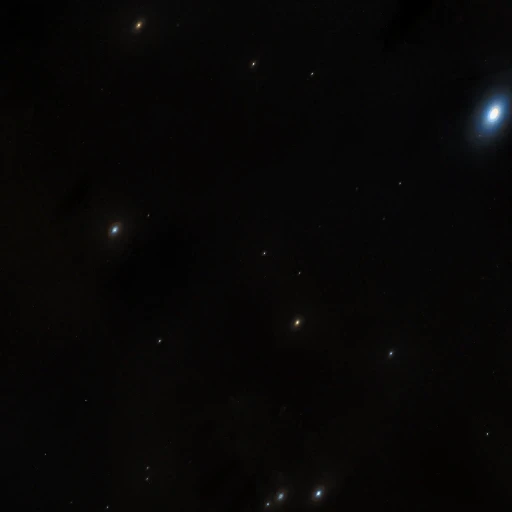
#> input picture apps/skydata/surveys/dss/Norder3/Dir0/Npix167.webp, 512 x 512 px; its folder holds only this picture in this run
$ python compute-tile-scores.py
#> lines starting #> are read from the running program, lines starting #| are printed output that depends on the picture
#> in main, img is the input picture: shape (512, 512, 3); mean R, G, B 7.4, 6.6, 6
### tools/clean_dss/background.py
import numpy as np
import cv2

CELL = 16
GRID = 512 // CELL            # 32
PCT  = 25                     # low percentile => star (bright outlier) robust

def coarse_bg(img_uint8, cell=CELL, pct=PCT):
    """Per-channel star-robust coarse background, shape (GRID,GRID,3) float32."""
#> called with cell = 16, pct = 25
    img = img_uint8.astype(np.float32)
    h = (img.shape[0] // cell) * cell
#> h = 512
    w = (img.shape[1] // cell) * cell
#> w = 512
    gh, gw = h // cell, w // cell
#> gh = 32; gw = 32
    v = img[:h, :w].reshape(gh, cell, gw, cell, 3)
    return np.percentile(v, pct, axis=(1, 3)).astype(np.float32)

# [6 lines left out: function upsample_smooth, not called in this run]

### tools/compute-tile-scores.py
#!/usr/bin/env python3
"""Compute a rough 'block-likelihood' score for every order-3 DSS tile, to ORDER the
visual tile-picker (candidates first). The score is a scan aid, NOT a detector: it
surfaces tiles with strong straight-edge/colour structure (plate blocks AND real
galaxies/nebulae) so the human eye can confirm blocks and skip the rest.

Writes apps/skymap-web/public/tile-scores.json: {npix: score} for Norder3.
"""
import json
import os
import sys
import glob
import numpy as np
from PIL import Image

ROOT = os.path.dirname(os.path.dirname(os.path.abspath(__file__)))
sys.path.insert(0, ROOT)
from tools.clean_dss.background import coarse_bg

DSS = os.path.join(ROOT, "apps", "skymap-web", "public", "skydata", "surveys", "dss")
OUT = os.path.join(ROOT, "apps", "skymap-web", "public", "tile-scores.json")


def _robust_poly(z, deg=2, iters=3):
    g = z.shape[0]
    ys, xs = np.mgrid[0:g, 0:g].astype(np.float64)
    xs = (xs / (g - 1)) * 2 - 1
    ys = (ys / (g - 1)) * 2 - 1
    terms = [xs ** i * ys ** j for i in range(deg + 1) for j in range(deg + 1 - i)]
    A = np.stack([t.ravel() for t in terms], 1)
    b = z.ravel()
    w = np.ones_like(b)
    for _ in range(iters):
        c, *_ = np.linalg.lstsq(A * w[:, None], b * w, rcond=None)
        r = b - A @ c
        s = 1.4826 * np.median(np.abs(r - np.median(r))) + 1e-6
        w = (np.abs(r) < 2.5 * s).astype(float)
    return (A @ c).reshape(g, g)


def block_score(img):
    """Best straight-line split of the star-robust coarse background: combined
    luminance+chroma residual gap between the two half-planes, favouring low
    within-region scatter (a clean straight step)."""
    bg = coarse_bg(img)
    g = bg.shape[0]
#> g = 32
    R, G, B = bg[..., 0], bg[..., 1], bg[..., 2]
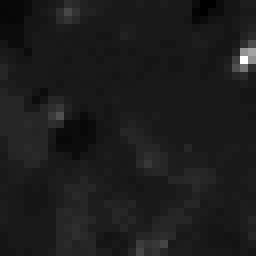
#> R: shape (32, 32) float32 (shown 8 times larger); min 0, max 60, mean 6.7; drawn with min black and max white
    lum = bg.mean(2)
    s = R + G + B + 1e-3
    feats = [lum, (R - G) / np.sqrt(s) * 8, (B - G) / np.sqrt(s) * 8]  # lum + scaled chroma
    Rs = [f - _robust_poly(f) for f in feats]
#> Rs = 3 items
    ys, xs = np.mgrid[0:g, 0:g].astype(np.float32)
    best = 0.0
    for th in range(0, 180, 10):
        t = np.deg2rad(th)
        proj = xs * np.cos(t) + ys * np.sin(t)
        for q in np.linspace(0.3, 0.7, 7):
            rho = np.quantile(proj, q)
            side = proj > rho
            if side.sum() < 8 or (~side).sum() < 8:
                continue
            gap = sum(abs(Rr[side].mean() - Rr[~side].mean()) for Rr in Rs)
            within = max(max(Rr[side].std(), Rr[~side].std()) for Rr in Rs)
            score = gap / (within + 0.5)
            best = max(best, float(score))
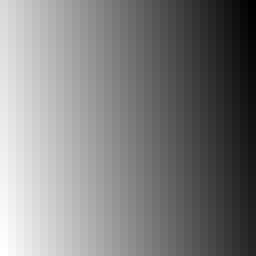
#> proj: shape (32, 32) float32 (shown 8 times larger); min -30.53, max 5.38, mean -12.57; drawn with min black and max white
    return round(best, 3)


def main():
    tiles = sorted(glob.glob(f"{DSS}/Norder3/Dir0/*.webp"),
                   key=lambda p: int(os.path.basename(p)[4:-5]))
    scores = {}
    for i, p in enumerate(tiles):
        n = int(os.path.basename(p)[4:-5])
        img = np.asarray(Image.open(p).convert("RGB"))
        scores[n] = block_score(img)
        if (i + 1) % 96 == 0:
            print(f"  {i + 1}/{len(tiles)} scored")
    with open(OUT, "w") as f:
        json.dump(scores, f)
    hi = sorted(scores.items(), key=lambda kv: -kv[1])[:15]
#> hi = [(167, 0.315)]
    print(f"wrote {len(scores)} scores -> {OUT}")
#| wrote 1 scores -> apps/skymap-web/public/tile-scores.json
    print("top 15 by score:", [f"{n}:{s}" for n, s in hi])
#| top 15 by score: ['167:0.315']


if __name__ == "__main__":
    main()

$ run again, on apps/skydata/surveys/dss/Norder3/Dir0/Npix243.webp
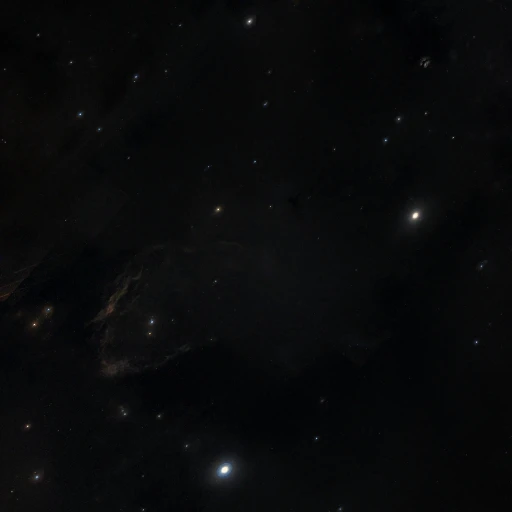
#> input picture apps/skydata/surveys/dss/Norder3/Dir0/Npix243.webp, 512 x 512 px
#> in main, img is the input picture: shape (512, 512, 3); mean R, G, B 8.7, 9.8, 10.5
#> in block_score, `R, G, B = bg[..., 0], bg[..., 1], bg[..., 2]`:
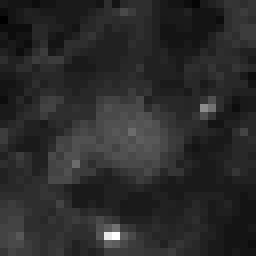
#> B: shape (32, 32) float32 (shown 8 times larger); min 3, max 41, mean 9.4; drawn with min black and max white
#> in block_score, `s = R + G + B + 1e-3`:
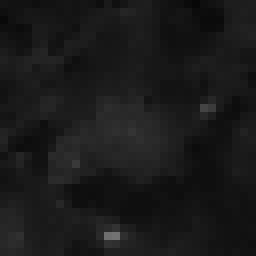
#> s: shape (32, 32) float32 (shown 8 times larger); min 7.5, max 114, mean 25.8
#> Rs = 3 items
#> hi = [(243, 0.316)]
#| wrote 1 scores -> apps/skymap-web/public/tile-scores.json
#| top 15 by score: ['243:0.316']

$ run again, on apps/skydata/surveys/dss/Norder3/Dir0/Npix247.webp
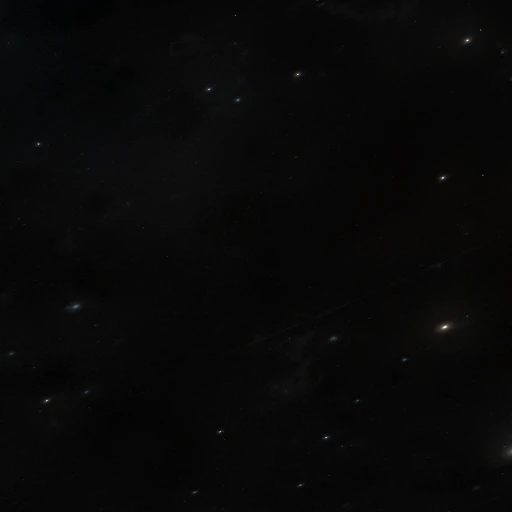
#> input picture apps/skydata/surveys/dss/Norder3/Dir0/Npix247.webp, 512 x 512 px
#> in main, img is the input picture: shape (512, 512, 3); mean R, G, B 8.1, 8.2, 7.9
#> in coarse_bg, `return np.percentile(v, pct, axis=(1, 3)).astype(np.float32)`:
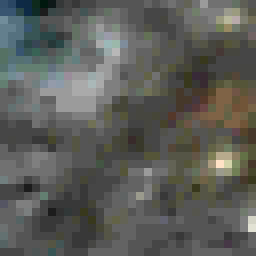
#> returned value: shape (32, 32, 3) float32 (shown 8 times larger); mean of channels 0, 1, 2 7.5, 7.58, 7.26; drawn with min black and max white
#> in block_score, `R, G, B = bg[..., 0], bg[..., 1], bg[..., 2]`:
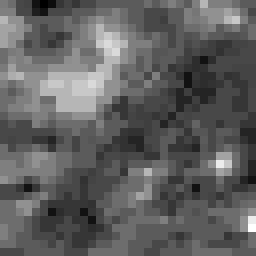
#> B: shape (32, 32) float32 (shown 8 times larger); min 2, max 16, mean 7.26; drawn with min black and max white
#> Rs = 3 items
#> hi = [(247, 0.55)]
#| wrote 1 scores -> apps/skymap-web/public/tile-scores.json
#| top 15 by score: ['247:0.55']

$ run again, on apps/skydata/surveys/dss/Norder3/Dir0/Npix258.webp
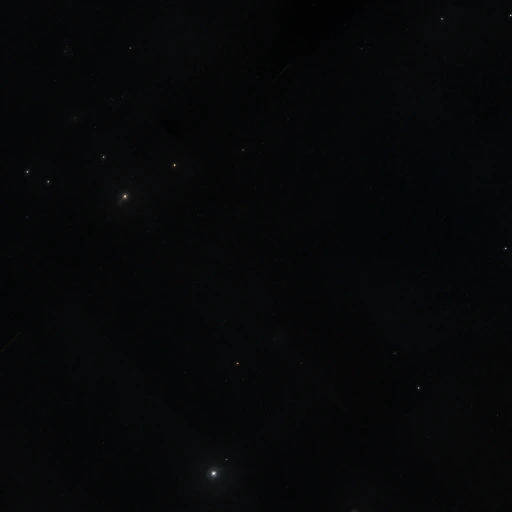
#> input picture apps/skydata/surveys/dss/Norder3/Dir0/Npix258.webp, 512 x 512 px
#> in main, img is the input picture: shape (512, 512, 3); mean R, G, B 5.8, 7.1, 8.4
#> in coarse_bg, `return np.percentile(v, pct, axis=(1, 3)).astype(np.float32)`:
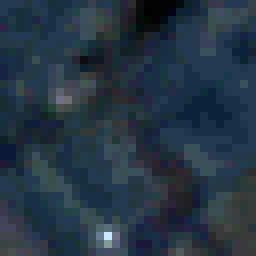
#> returned value: shape (32, 32, 3) float32 (shown 8 times larger); mean of channels 0, 1, 2 5.2, 6.7, 7.9; drawn with min black and max white
#> in block_score, `R, G, B = bg[..., 0], bg[..., 1], bg[..., 2]`:
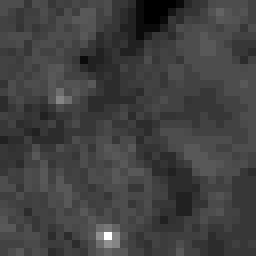
#> B: shape (32, 32) float32 (shown 8 times larger); min 2, max 25, mean 7.9; drawn with min black and max white
#> Rs = 3 items
#> hi = [(258, 0.594)]
#| wrote 1 scores -> apps/skymap-web/public/tile-scores.json
#| top 15 by score: ['258:0.594']

$ run again, on apps/skydata/surveys/dss/Norder3/Dir0/Npix211.webp
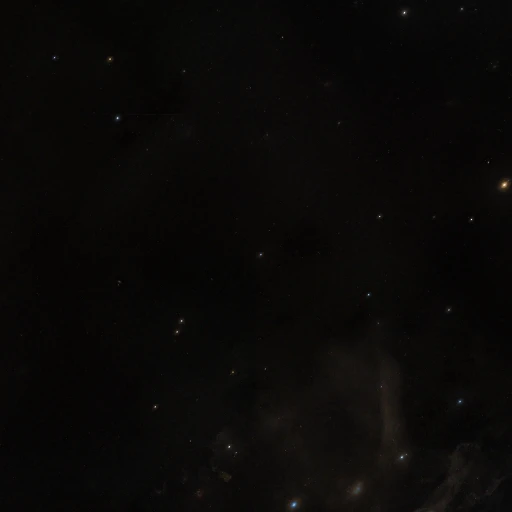
#> input picture apps/skydata/surveys/dss/Norder3/Dir0/Npix211.webp, 512 x 512 px
#> in main, img is the input picture: shape (512, 512, 3); mean R, G, B 10.1, 8.7, 7.3
#> in coarse_bg, `return np.percentile(v, pct, axis=(1, 3)).astype(np.float32)`:
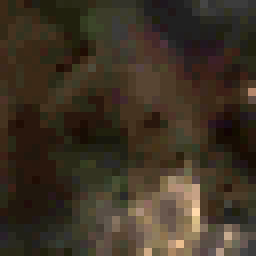
#> returned value: shape (32, 32, 3) float32 (shown 8 times larger); mean of channels 0, 1, 2 9.2, 8, 6.5; drawn with min black and max white
#> in block_score, `R, G, B = bg[..., 0], bg[..., 1], bg[..., 2]`:
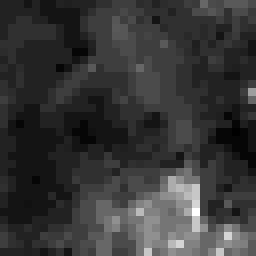
#> B: shape (32, 32) float32 (shown 8 times larger); min 2.5, max 21, mean 6.5; drawn with min black and max white
#> Rs = 3 items
#> hi = [(211, 0.538)]
#| wrote 1 scores -> apps/skymap-web/public/tile-scores.json
#| top 15 by score: ['211:0.538']
